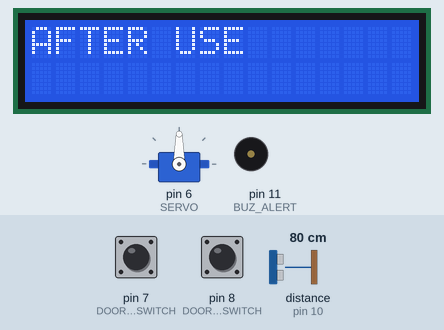
Bench run of a sketch on a simulated Arduino Uno, built with avr-gcc and run on an emulated ATmega328P. Parts: servo, 16×2 character LCD, buzzer (waves = sounding, pin HIGH). Inputs (shaded band) come from the test bench; at power-on: pin 8 (DOOR_CLOSE_SWITCH) LOW, pin 7 (DOOR_OPEN_SWITCH) LOW, distance to the obstacle (sensor on pin 10) 80 cm. The echo pulse lasts 58.3 µs per cm; pins used as bus, display or sensor lines are not drawn; what the sketch prints to the serial monitor is not drawn.

Above: at 6.2 s.
6.3 s: pin 8 (DOOR_CLOSE_SWITCH) pulled HIGH for 0.15 s
At 6.89 s:
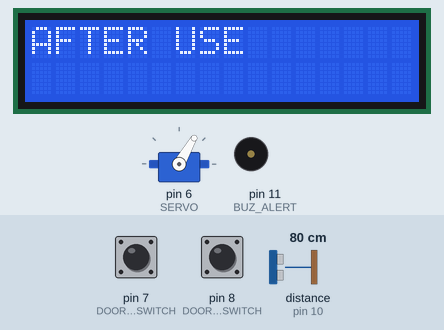
7.0 s: pin 7 (DOOR_OPEN_SWITCH) pulled HIGH for 3.2 s
At 10.6 s:
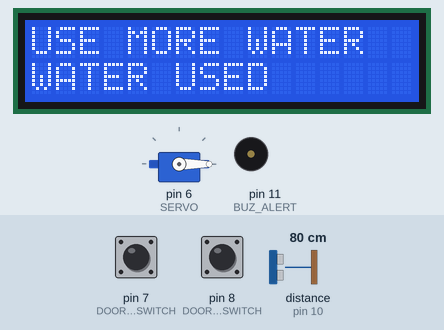
11.7 s: distance to the obstacle (sensor on pin 10) set to 103 cm
At 13.1 s:
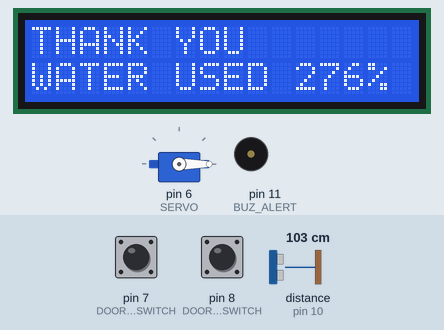
14.7 s: distance to the obstacle (sensor on pin 10) set to 250 cm
At 16.4 s:
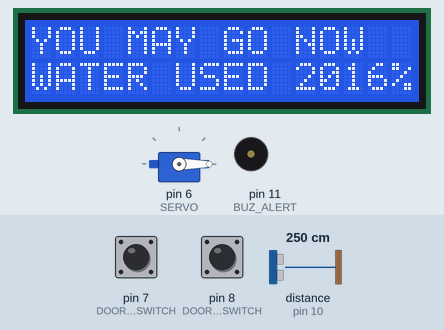
Timing chart, 0 to 17.9 s (numbered marks = the images above; inputs shaded):
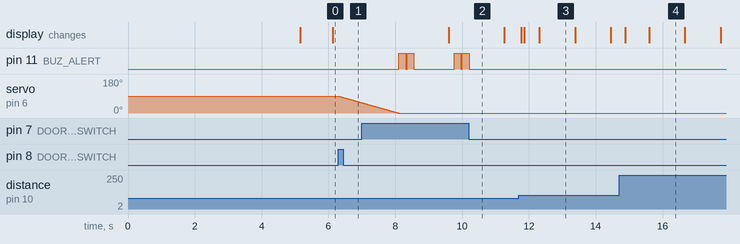

The sketch:

SMART_BATHROOM.ino
```cpp
#include <Servo.h>
#include <LiquidCrystal_I2C.h>

LiquidCrystal_I2C lcd(0x27, 16, 2);

Servo myServo;

#define WATER_LEVEL_FOR_USE 8 //in cm

#define TRIG_PIN 9
#define ECHO_PIN 10
#define BUZ_ALERT 11
#define SERVO 6
#define DOOR_OPEN_SWITCH 7
#define DOOR_CLOSE_SWITCH 8

int screenInterval = 1000;
int messageIndex = 0;

long duration = 0;
unsigned int distance = 0;
unsigned int afterDoorClosedWaterDistance = 0;

unsigned long DistancePrevMillis = 0;
unsigned long msgPrevMillis = 0;
const unsigned int distanceMeasureInterval = 100;
int percentage = 0;
String percentageString = "";
bool isDoorClosed = false;
bool hasRunOnce = false;

void setup() {
  Serial.begin(9600);
  pinMode(DOOR_OPEN_SWITCH, INPUT);
  pinMode(DOOR_CLOSE_SWITCH, INPUT);
  pinMode(BUZ_ALERT, OUTPUT);
  pinMode(TRIG_PIN, OUTPUT);
  pinMode(ECHO_PIN, INPUT);

  myServo.attach(SERVO);
  rotateServoSmoothly(90, 20); //rotate servo to home position

  lcd.init();
  lcd.backlight();

  welcomeMsg();
}
////////////////////////////////////////////////////////////////////
void welcomeMsg() {
  lcd.clear();
  printMsg(2, 0, "P P G I T I");
  printMsg(1, 1, "Smart Bathroom");
  delay(5000);
}

/////////////////////////////////////////////////////////////////////
void printMsg(uint8_t x, uint8_t y, String msg) {
  lcd.setCursor(x, y);
  lcd.print(msg);
}
/////////////////////////////////////////////////////////////////////
void buzzerAlert() {
  digitalWrite(BUZ_ALERT, HIGH);
  delay(200);
  digitalWrite(BUZ_ALERT, LOW);
  delay(50);
  digitalWrite(BUZ_ALERT, HIGH);
  delay(200);
  digitalWrite(BUZ_ALERT, LOW);
}
////////////////////////////////////////////////////////////////////////
void rotateServoSmoothly(int targetAngle, int stepDelay) {
  int currentAngle = myServo.read();
  int increment = (targetAngle > currentAngle) ? 1 : -1;

  while (currentAngle != targetAngle) {
    currentAngle += increment;
    myServo.write(currentAngle);
    delay(stepDelay);
  }
}
///////////////////////////////////////////////////////////////////////
void waterUsedPercentage(int value) {
  if (value >= afterDoorClosedWaterDistance) {
    percentage = (100 / WATER_LEVEL_FOR_USE) * (value - afterDoorClosedWaterDistance);
    //    percentage = map(value, afterDoorClosedWaterDistance, (afterDoorClosedWaterDistance + WATER_LEVEL_FOR_USE), 0, 100);
    percentageString = String(percentage) + "%";
  }
}
////////////////////////////////////////////////////////////////////////
void printDistance(int value) {
  Serial.print("Distance: ");
  Serial.print(value);
  Serial.println(" cm");
}
/////////////////////////////////////////////////////////////////////
void doorControl(unsigned int value) {

  if (digitalRead(DOOR_CLOSE_SWITCH) == HIGH) {
    rotateServoSmoothly(0, 20);
    isDoorClosed = true;
  }

  if (value <= (afterDoorClosedWaterDistance + WATER_LEVEL_FOR_USE) && digitalRead(DOOR_OPEN_SWITCH) == HIGH && isDoorClosed == true) {
    isDoorClosed = true;
    Serial.println("not enough water is given, please use more water");
    rotateServoSmoothly(0, 20);
    buzzerAlert();
    delay(1000);
  }

  if (value > (afterDoorClosedWaterDistance + WATER_LEVEL_FOR_USE) && digitalRead(DOOR_OPEN_SWITCH) == HIGH) {
    isDoorClosed = false;
    hasRunOnce = false;
    afterDoorClosedWaterDistance = 0;
    rotateServoSmoothly(90, 20);
    Serial.println("servo roate zero degree");
    Serial.println("ok! you give water properly. your door is opened now");
    delay(1000);
  }

  if (digitalRead(DOOR_OPEN_SWITCH) == HIGH && digitalRead(DOOR_CLOSE_SWITCH) == HIGH) {
    isDoorClosed = false;
    hasRunOnce = false;
    rotateServoSmoothly(90, 20);
    Serial.println("emergency exit");
    printMsg(0, 0, "                ");
    printMsg(0, 1, "                ");
    printMsg(0, 0, "EMERGENCY EXIT");
    delay(8000);
  }
}
///////////////////////////////////////////////////////////////////////
void displayMsg() {
  if (isDoorClosed == false) {
    unsigned long currentMillis = millis();
    if (currentMillis - msgPrevMillis >= screenInterval) {
      msgPrevMillis = currentMillis;
      messageIndex++;
      if (messageIndex == 1) {
        printMsg(0, 0, "                ");
        printMsg(0, 1, "                ");
        printMsg(0, 0, "KEEP TOILETS ");
        printMsg(0, 1, "CLEAN & FLUSH..");
      }
      if (messageIndex == 2) {
        printMsg(0, 0, "                ");
        printMsg(0, 1, "                ");
        printMsg(0, 0, "AFTER USE");
        messageIndex = 0;
      }
    }
  }

  if (isDoorClosed == true && percentage < 100 && digitalRead(DOOR_OPEN_SWITCH) == LOW) {
    unsigned long currentMillis = millis();
    if (currentMillis - msgPrevMillis >= screenInterval) {
      msgPrevMillis = currentMillis;
      messageIndex++;
      if (messageIndex == 1) {
        printMsg(0, 0, "                ");
        printMsg(0, 0, "DOOR CLOSED");
      }
      if (messageIndex == 2) {
        printMsg(0, 0, "                ");
        printMsg(0, 0, "WATERED PROPERLY");
        messageIndex = 0;
      }
    }
    printMsg(0, 1, "WATER USED ");
    printMsg(11, 1, "     ");
    printMsg(11, 1, percentageString);
  }

  if (isDoorClosed == true && percentage < 100 && digitalRead(DOOR_OPEN_SWITCH) == HIGH) {

    printMsg(0, 0, "                ");
    printMsg(0, 0, "USE MORE WATER");
    printMsg(0, 1, "WATER USED ");
    printMsg(11, 1, "     ");
    printMsg(11, 1, percentageString);
  }

  if (isDoorClosed == true && percentage >= 100) {
    unsigned long currentMillis = millis();
    if (currentMillis - msgPrevMillis >= screenInterval) {
      msgPrevMillis = currentMillis;
      messageIndex++;
      if (messageIndex == 1) {
        printMsg(0, 0, "                ");
        printMsg(0, 0, "YOU MAY GO NOW");
      }
      if (messageIndex == 2) {
        printMsg(0, 0, "                ");
        printMsg(0, 0, "THANK YOU");
        messageIndex = 0;
      }
    }
    printMsg(0, 1, "WATER USED ");
    printMsg(11, 1, "     ");
    printMsg(11, 1, percentageString);
  }
}
/////////////////////////////////////////////////////////////////////
void measureWaterLevelEverytime() {

  uint8_t totalSamples = 10;
  unsigned int sumOfTotalSamples = 0;
  for (uint8_t samples = 1; samples <= totalSamples; samples++) {
    digitalWrite(TRIG_PIN, LOW);
    delayMicroseconds(2);
    digitalWrite(TRIG_PIN, HIGH);
    delayMicroseconds(10);
    digitalWrite(TRIG_PIN, LOW);

    duration = pulseIn(ECHO_PIN, HIGH);
    int dis = duration * 0.034 / 2;
    sumOfTotalSamples += dis;
  }

  distance = sumOfTotalSamples / totalSamples;

  //    digitalWrite(TRIG_PIN, LOW);
  //    delayMicroseconds(2);
  //    digitalWrite(TRIG_PIN, HIGH);
  //    delayMicroseconds(10);
  //    digitalWrite(TRIG_PIN, LOW);
  //
  //    duration = pulseIn(ECHO_PIN, HIGH);
  //    distance = duration * 0.034 / 2;  // Calculate distance in centimeters

  printDistance(distance);

}
////////////////////////////////////////////////////////////////////////
void afterDoorClosedWaterLevel() {

  if (!hasRunOnce) {
    uint8_t totalSamples = 20;
    unsigned int sumOfTotalSamples = 0;

    for (uint8_t samples = 1; samples <= totalSamples; samples++) {
      digitalWrite(TRIG_PIN, LOW);
      delayMicroseconds(2);
      digitalWrite(TRIG_PIN, HIGH);
      delayMicroseconds(10);
      digitalWrite(TRIG_PIN, LOW);

      duration = pulseIn(ECHO_PIN, HIGH);
      distance = duration * 0.034 / 2;
      sumOfTotalSamples += distance;
    }

    afterDoorClosedWaterDistance = sumOfTotalSamples / totalSamples;
    Serial.print("now the water level is (cm) = ");
    Serial.println(afterDoorClosedWaterDistance);
    hasRunOnce = true;
  }
}
////////////////////////////////////////////////////////////////////////
void actionAfterDoorClosed() {
  if (isDoorClosed == true) {
    afterDoorClosedWaterLevel();
    measureWaterLevelEverytime();
    waterUsedPercentage(distance);
  }
}
////////////////////////////////////////////////////////////////////////
void loop() {
  displayMsg();
  actionAfterDoorClosed();
  doorControl(distance);
}
```

Measured:
- after the input at 6.3 s, servo on pin 6 (SERVO): moves from 90° to 55° over 0.68 s, starting at once
- after the input at 7.0 s, the display: changes after 2.6 s (image 2)
- after the input at 14.7 s, the display: first changes after 0.18 s (image 4 shows a later state)
- what the display in image 3 shows lasts 1.1 s, from 12.3 s to 13.4 s
